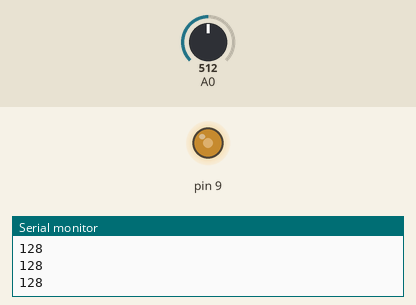
Simulated run of this sketch. Board: Arduino Uno, built with avr-gcc and run on an emulated ATmega328P. On the bench: output pins drawn as LEDs (lit = HIGH), the last lines printed to the serial monitor. The test bench sets the inputs (shaded band); at power-on: A0 = 512.

Above: at 1.2 s.
1.3 s: A0 set to 716
At 2.0 s:
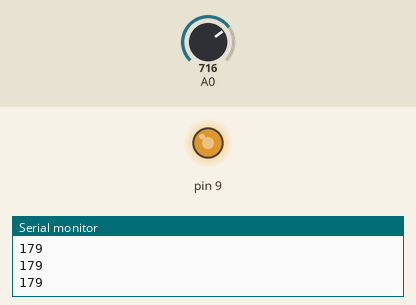
2.8 s: A0 set to 900
At 4.0 s:
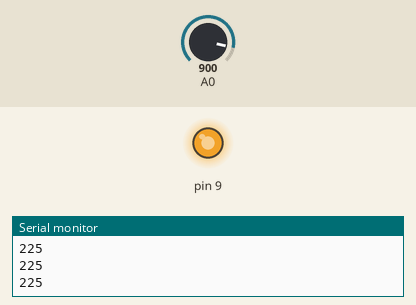
4.3 s: A0 set to 122
At 5.3 s:
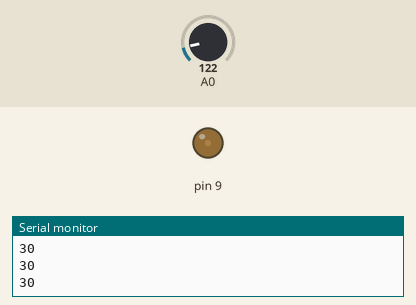
5.8 s: A0 set to 0
At 6.7 s:
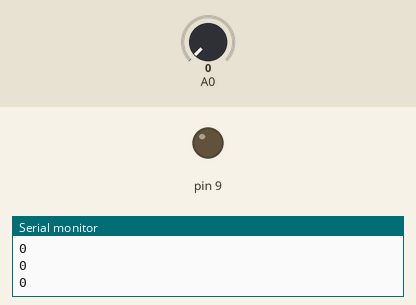
Timing chart, 0 to 8.3 s (numbered marks = the images above; inputs shaded):
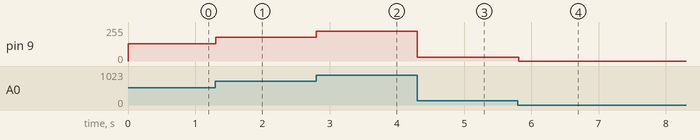

The sketch:

cake.ino
```cpp
int inValue = 0;
int outValue = 0;

void setup() {
  Serial.begin(9600);
  pinMode(9, OUTPUT);
}

void loop() {
  inValue = analogRead(0);
  outValue = inValue / 4;

//new added
//  if (outValue > 5) {
//    digitalWrite(9, LOW);
//  } else {
//    digitalWrite(9, HIGH);
//  }
  analogWrite(9, outValue);
  Serial.println(outValue);
  delay(10);
}
```

Measured:
- after the input at 1.3 s, pin 9: 128/255 → 179/255 at once
- after the input at 2.8 s, pin 9: 179/255 → 225/255 at once
- after the input at 4.3 s, pin 9: 225/255 → 30/255 at once
- after the input at 5.8 s, pin 9: 30/255 → 0/255 at once
